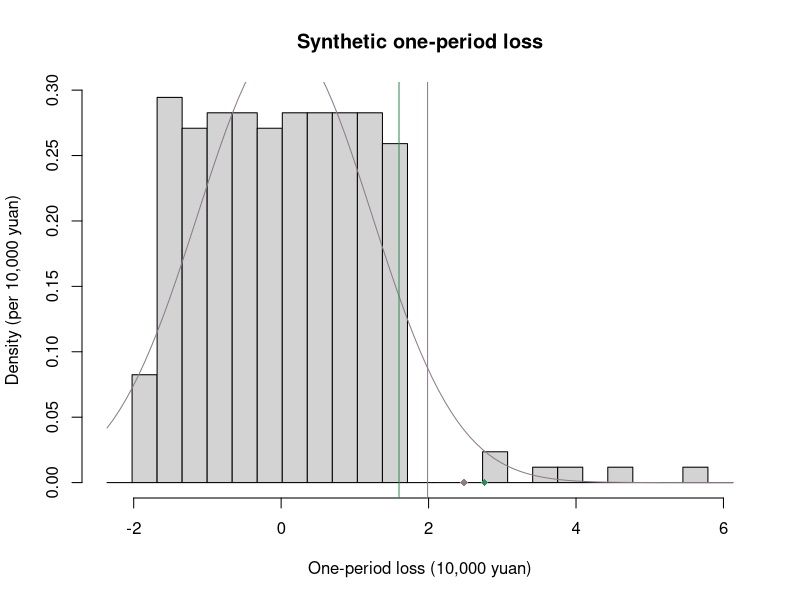

This chart was generated by the following R code:
# 合成教学数据，非真实市场；单期简单收益，小数
alpha <- 0.95
N <- 1000000
n <- 250
mu_gen <- 0.0004
scale_gen <- 0.01
i <- seq_len(n)
R <- mu_gen + scale_gen * (((i*73) %% 251 - 125)/72 -
  ifelse(i %% 37 == 0, 4, 0))
stopifnot(n>=2, all(is.finite(R)), all(R>=-1),
  is.finite(alpha), alpha>0, alpha<1, is.finite(N), N>0)

L <- -N * R
x <- sort(L)

hVaR <- unname(quantile(L,alpha,type=1))
j <- seq_len(n)
tail_mass <- pmax(0,pmin(j/n-alpha,1/n))
hES <- sum(x*tail_mass)/(1-alpha)

m <- mean(L)
s <- sd(L)
z <- qnorm(alpha)
nVaR <- m+s*z
nES <- m+s*dnorm(z)/(1-alpha)

print(c(hVaR=hVaR,hES=hES,nVaR=nVaR,nES=nES))

loss_wan <- L/10000
span <- range(c(loss_wan,hVaR/10000,hES/10000,nVaR/10000,nES/10000))
if (diff(span)<1e-8*max(1,abs(span))) {
  span <- mean(span)+c(-.5,.5)*max(1,abs(mean(span))*.05)
}
breaks <- seq(span[1]-.08*diff(span),span[2]+.08*diff(span),length.out=26)
hist(loss_wan,breaks=breaks,probability=TRUE,right=FALSE,
  main="Synthetic one-period loss",xlab="One-period loss (10,000 yuan)",
  ylab="Density (per 10,000 yuan)")
if(s>0) curve(dnorm(x,m/10000,s/10000),add=TRUE,col="thistle4")
values <- c(hVaR,hES,nVaR,nES)
cols <- c("seagreen4","seagreen4","thistle4","thistle4")
# VaR: threshold line; ES: diamond denotes tail mean, not a quantile
abline(v=values[seq(1,length(values),by=2)]/10000,col=cols[seq(1,length(values),by=2)])
points(values[seq(2,length(values),by=2)]/10000,
  rep(0,length(values)/2),pch=18,col=cols[seq(2,length(values),by=2)])
